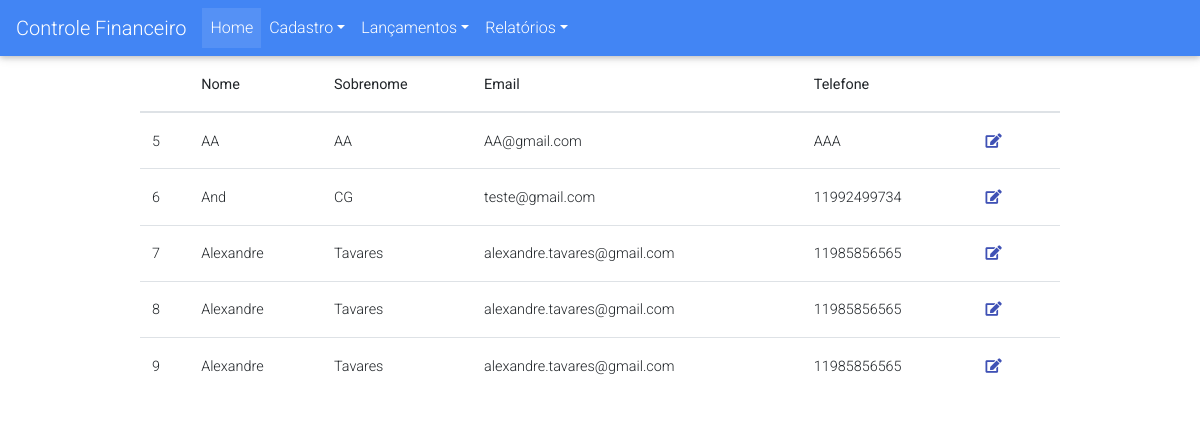
The app's page /index.php/usuario with its own data.
### tables this page shows
CREATE TABLE `pessoa` (
  `id` int(11) NOT NULL,
  `nome` varchar(20) NOT NULL,
  `snome` varchar(150) NOT NULL,
  `senha` varchar(256) NOT NULL,
  `created_at` timestamp NOT NULL DEFAULT current_timestamp()
);

CREATE TABLE `email` (
  `id` int(11) NOT NULL,
  `endereco` varchar(256) NOT NULL,
  `id_pessoa` int(11) NOT NULL
);

CREATE TABLE `telefone` (
  `id` int(11) NOT NULL,
  `numero` varchar(18) NOT NULL,
  `id_pessoa` int(11) NOT NULL
);

### application/models/UsuarioModel.php (called while the page is built, shortened)
<?php
include_once APPPATH.'libraries/component/Table.php';
include_once APPPATH.'libraries/util/ButtonGenerator.php';
class UsuarioModel extends CI_Model {
    public function listUser() {
      $data = $this->pessoa->listaPessoa();
      $url = base_url('usuario/editar');
      foreach ($data as $key => $row) {
        $data[$key]['btn'] = ButtonGenerator::editHandler($row, $url);
      }
      $label = ['', 'Nome', 'Sobrenome', 'Email', 'Telefone' ,''];
      $table = new Table($data, $label);
      return $table->getHTML();
    }
}

### application/controllers/Usuario.php (called while the page is built, shortened)
<?php
class Usuario extends MY_Controller{
  function __construct() {
    $this->load->model('UsuarioModel', 'user');
  }
  public function index() {
    $v['table'] = $this->user->listUser();
    $html = $this->load->view('user/list_user', $v, true);
    $this->show($html);
  }
}

### index.php (called while the page is built, shortened)
<?php
require_once BASEPATH.'core/CodeIgniter.php';

### application/libraries/util/CI_Object.php (called while the page is built)
<?php
class CI_Object{
	public function __get($key) {
		return get_instance()->$key;
   }
}

### application/libraries/Pessoa.php (called while the page is built, shortened)
<?php
class Pessoa extends Dao {
    public function listaPessoa() {
      $sql = "SELECT pessoa.id, nome, snome, endereco as email, numero as telefone FROM pessoa, ";
      $sql .= "email, telefone WHERE pessoa.id = telefone.id_pessoa AND ";
      $sql .= "pessoa.id = email.id_pessoa";
      $res = $this->db->query($sql);
      return $res->result_array();
    }
}

### application/libraries/component/Table.php (the view)
<?php
class Table {
    private $data;
    private $label;
    function __construct(array $data, array $label) {
        $this->label = $label;
        $this->data = $data;
    }
    private function header() {
        $html = '<thead><tr>';
        foreach ($this->label as $col) {
            $html .= '<th scope="col">'.$col.'</th>';
        }
        $html .= '</tr></thead>';
        return $html;
    }
    private function body() {
        $html = '<tbody>'.
                $this->rows().
                '</tbody>';
        return $html;
    }
    private function rows() {
        $html = ''; $i = 0;
        foreach ($this->data as $row) {
            $html .= '<tr>';
            foreach ($row as $col) {
                $html .= '<td>'. $col .'</td>';
            }
            $html .= '</tr>';
        }
        return $html;
    }
    public function getHTML() {
        $html = '<table class="table">'.
                $this->header().
                $this->body().
                '</table>';
        return $html;
    }
}

### application/libraries/util/ButtonGenerator.php (shortened to what this page needs)
<?php
class ButtonGenerator{
  public static function editHandler($row, $url) {
    if($url){
      $html = '<a href="'.$url.'/'.$row['id'].'"><i id="'.$row['id'];
    } else {
      $html  = '<a><i id="'.$row['id'];
    }
    $html .= '"class="fas fa-edit mr-3 ';
    $html .= 'indigo-text edit_btn"></i></a>';
    return $html;
    }
}

### application/views/user/list_user.php
<div class="container">
  <div class="row">
    <div class="col-md-10 mx-auto">
      <?= $table ?>
    </div>
  </div>
</div>

### application/views/common/cabecalho.php (shortened to what this page needs)
<!DOCTYPE html>
<html lang="en">
    <head>
        <link rel="stylesheet" href="https://use.fontawesome.com/releases/v5.11.2/css/all.css">
        <link rel="stylesheet" href="<?= base_url() ?>assets/mdb/css/bootstrap.min.css">
        <link rel="stylesheet" href="<?= base_url() ?>assets/mdb/css/mdb.min.css">
        <link rel="stylesheet" href="<?= base_url() ?>assets/mdb/css/style.css">
    </head>
<body>

### application/views/common/navbar.php (shortened to what this page needs)
<nav class="navbar navbar-expand-lg navbar-dark primary-color">
  <a class="navbar-brand" href="#">Controle Financeiro</a>
  <div class="collapse navbar-collapse" id="basicExampleNav">
    <ul class="navbar-nav mr-auto">
      <li class="nav-item active">
        <a class="nav-link" href="<?= base_url('home') ?>">Home
        </a>
      </li>
      <li class="nav-item dropdown">
        <a class="nav-link dropdown-toggle" id="navbarDropdownMenuLink" data-toggle="dropdown"
          aria-haspopup="true" aria-expanded="false">Cadastro</a>
      </li>
      <li class="nav-item dropdown">
        <a class="nav-link dropdown-toggle" id="navbarDropdownMenuLink" data-toggle="dropdown"
          aria-haspopup="true" aria-expanded="false">Lançamentos</a>
      </li>
      <li class="nav-item dropdown">
        <a class="nav-link dropdown-toggle" id="navbarDropdownMenuLink" data-toggle="dropdown"
          aria-haspopup="true" aria-expanded="false">Relatórios</a>
      </li>
    </ul>
  </div>
</nav>

### application/views/common/rodape.php (shortened to what this page needs)
    </body>
</html>

### application/core/MY_Controller.php (shortened to what this page needs)
<?php
class MY_Controller extends CI_Controller {
    public function show($conteudo, $menu = true){
		$html = $this->load->view('common/cabecalho', null, true);
        if ($menu){
		$html .= $this->load->view('common/navbar', null, true);
        }
        $html .= $conteudo;
		$html .= $this->load->view('common/rodape', null, true);
		echo $html;
    }
}

### records on screen
pessoa: id "5", col "AA", email.endereco "AA@gmail.com", telefone.numero "AAA"
pessoa: id "6", nome "And", snome "CG", email.endereco "teste@gmail.com", telefone.numero "11992499734"
pessoa: id "7", nome "Alexandre", snome "Tavares", email.endereco "alexandre.tavares@gmail.com", telefone.numero "11985856565"
pessoa: id "8", nome "Alexandre", snome "Tavares", email.endereco "alexandre.tavares@gmail.com", telefone.numero "11985856565"
pessoa: id "9", nome "Alexandre", snome "Tavares", email.endereco "alexandre.tavares@gmail.com", telefone.numero "11985856565"

### other values on screen
$col "Nome"
$col "Sobrenome"
$col "Email"
$col "Telefone"
